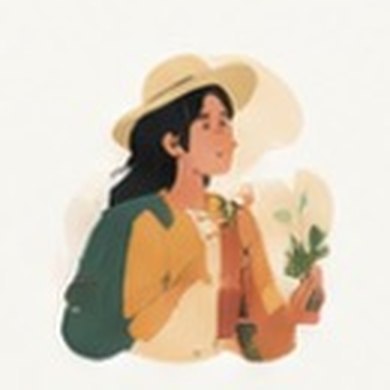
#> input picture assets/brand/char-connector.jpg, 390 x 390 px
$ python -i build-mind-cards.py   (imports and definitions only)
#> lines starting #> are read from the running program, lines starting #| are printed output that depends on the picture
#!/usr/bin/env python3
"""Render the 6 MINDS digital card set (phone portrait, 1080x1920 PNG).

  assets/cards/mind-<k>-front.png       character, colour-character name, definition, when I get energy, three signals, pair mind
  assets/cards/mind-<k>-back-base.png   blank back (foil frame, inner card, footer). The browser draws the person's own
                                        result on it (assets/mind-cards.js renderBack), or a labelled sample before the test.

Quality notes
  - Everything is drawn at 2x (2160x3840) and downsampled with Lanczos, so type and outlines stay crisp.
  - The frame is a foil band: mind colour gradient + diagonal light streaks + fine hatch, on paper grain.
  - Character panels get a paint splash, an inner glow, a drop shadow and an ink outline.

Fonts: Pretendard OTF directory via env PRETENDARD (default: scratchpad npm package path).
Copy source: .moai/project/six-minds-data.json
Re-run:  PRETENDARD=/path/to/static python3 scripts/build-mind-cards.py
"""
import json, math, os, pathlib
import numpy as np
from PIL import Image, ImageDraw, ImageFont, ImageFilter, ImageChops

ROOT = pathlib.Path(__file__).resolve().parent.parent
FONT_DIR = os.environ.get('PRETENDARD', '/tmp/claude-0/-home-user-nedabahway-site/edc7b93a-289f-59f8-9c94-9bdaeff80630/scratchpad/pret/package/dist/public/static')
# [1 line not run here, left out]
# [1 line that did not run here, left out]
# [1 line that did not run here, left out]
PAPER = (241, 237, 229); INK = (27, 27, 27); CARD = (251, 249, 244); MUTE = (92, 87, 80); BODY = (52, 50, 47)
S = 2                      # supersample factor
W, H = 1080 * S, 1920 * S  # working canvas
FRAME = 30 * S             # foil band width outside the inner card
R_OUT, R_IN = 64 * S, 46 * S
PAD = 92 * S               # inner text margin
HASH = '#네다바웨이 #식스마인드 #6MINDS'

_fc = {}
# [4 lines left out: function font, not called in this run]
def px(v): return int(v * S)
def hexrgb(h): h = h.lstrip('#'); return tuple(int(h[i:i + 2], 16) for i in (0, 2, 4))
def mix(a, b, t): t = max(0., min(1., t)); return tuple(int(a[i] + (b[i] - a[i]) * t) for i in range(3))

# [23 lines left out: functions wrap, draw_par, not called in this run]

def par_height(d, text, f, maxw, lh=1.45):
    return len(wrap(d, text, f, maxw)) * int(f.size * lh)

# ---------- surfaces ----------
# [22 lines left out: function foil, not called in this run]

def grain(img, amount=9):
    n = Image.effect_noise((W, H), 30).filter(ImageFilter.GaussianBlur(0.6))
    n = ImageChops.subtract(n, Image.new('L', (W, H), 128)).point(lambda p: int(p * amount / 40))
    return ImageChops.add(img, Image.merge('RGB', (n, n, n)))

def rounded_mask(box, r):
    m = Image.new('L', (W, H), 0); ImageDraw.Draw(m).rounded_rectangle(box, radius=r, fill=255); return m

# [92 lines left out: functions card_base, star, shadow_paste, art_panel, coin, header and 2 more, not called in this run]

def finish(img):
    return img.resize((W // S, H // S), Image.LANCZOS)

# ---------- faces ----------
# [47 lines left out: functions front, back_base, not called in this run]

# [9 lines not run here, left out]

>>> import cv2
>>> picture = cv2.imread('../assets/brand/char-connector.jpg', cv2.IMREAD_GRAYSCALE)
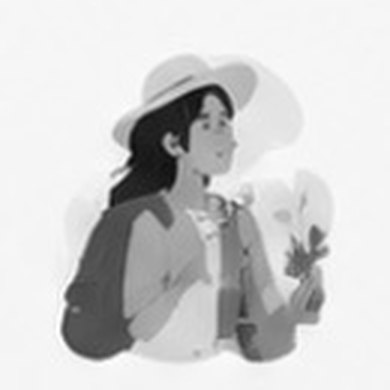
#> picture: shape (390, 390); min 11, max 255, mean 207.1
>>> result = grain(picture)
#> in grain, `n = Image.effect_noise((W, H), 30).filter(ImageFilter.GaussianBlur(0.6))`:
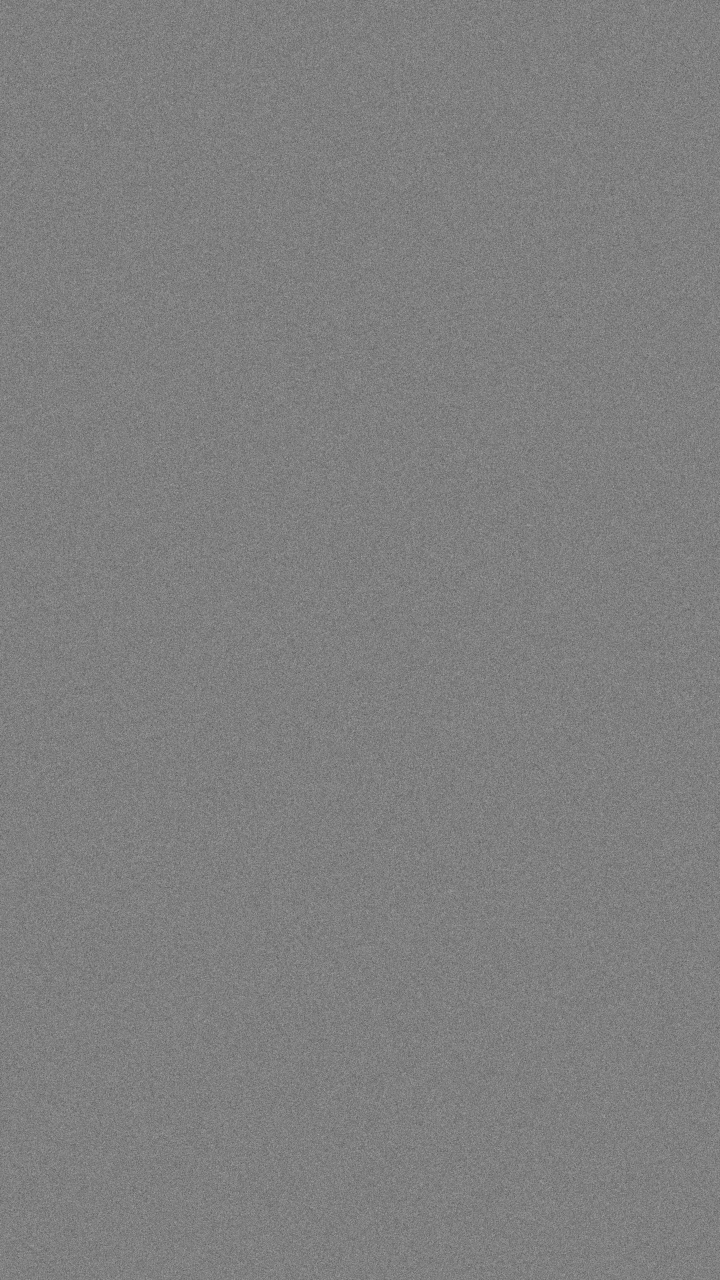
#> n: PIL image 2160x3840 L (shown at 1/3 size); min 46, max 206, mean 127.5
#> in grain, `n = ImageChops.subtract(n, Image.new('L', (W, H), 128)).point(lambda p..`:
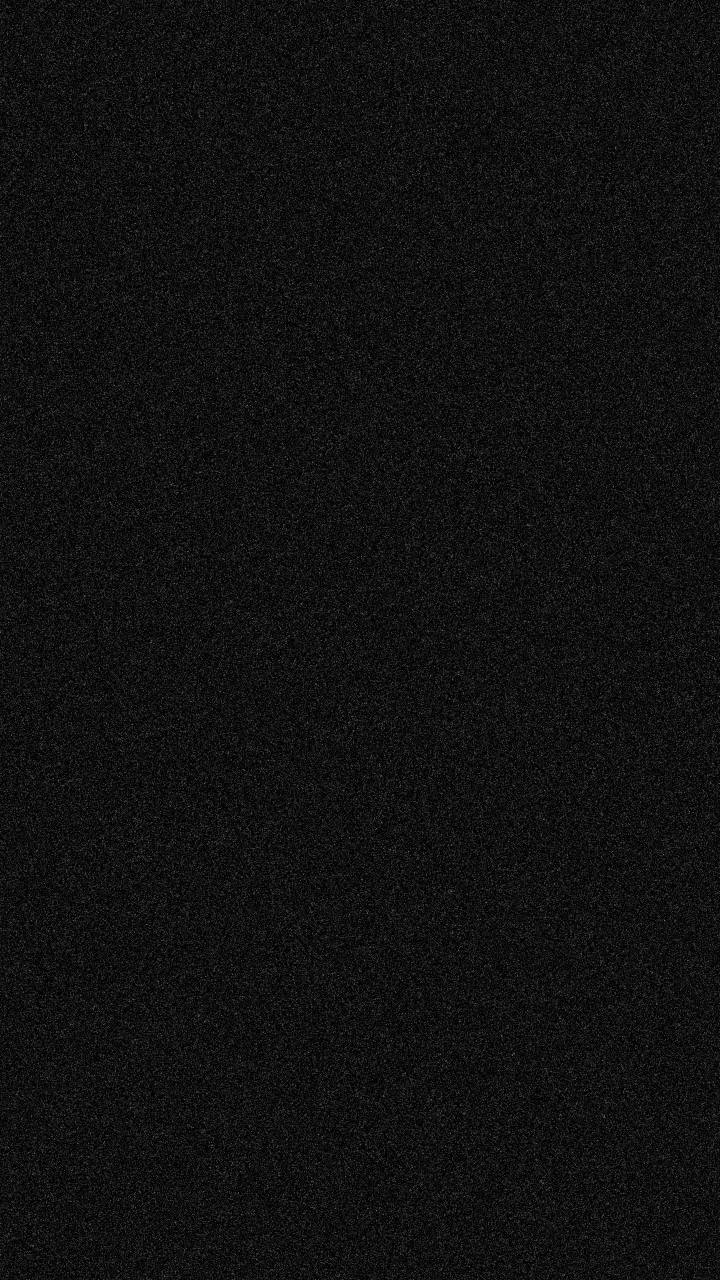
#> n: PIL image 2160x3840 L (shown at 1/3 size); min 0, max 17, mean 1.14; drawn with min black and max white
#> (the run stopped early here; a loop or call above may not have finished)

$ run again, on assets/brand/char-supporter.jpg
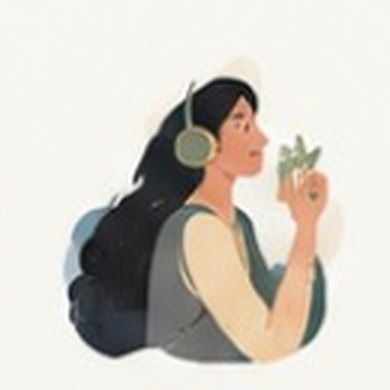
#> input picture assets/brand/char-supporter.jpg, 390 x 390 px
#> `picture = cv2.imread('../assets/brand/char-connector.jpg', cv2.IMREAD_..`:
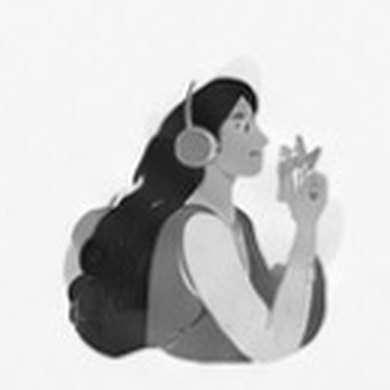
#> picture: shape (390, 390); min 5, max 255, mean 203

$ run again, on assets/brand/char-thinker.jpg
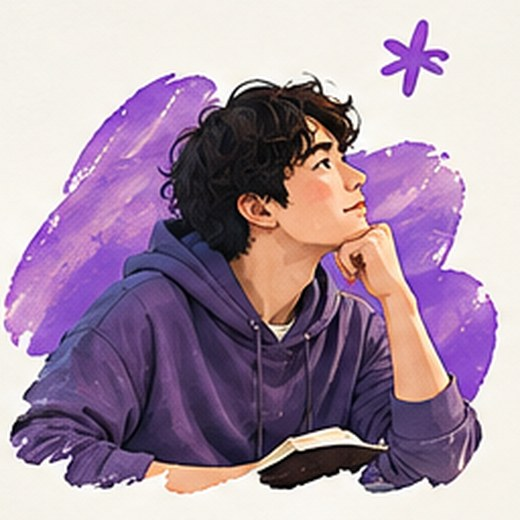
#> input picture assets/brand/char-thinker.jpg, 520 x 520 px
#> `picture = cv2.imread('../assets/brand/char-connector.jpg', cv2.IMREAD_..`:
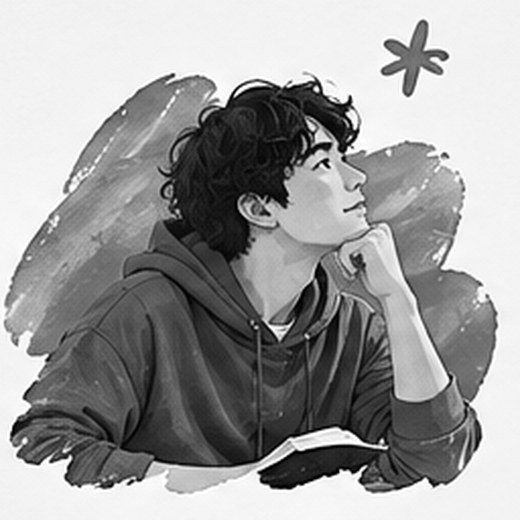
#> picture: shape (520, 520); min 0, max 255, mean 156.7
